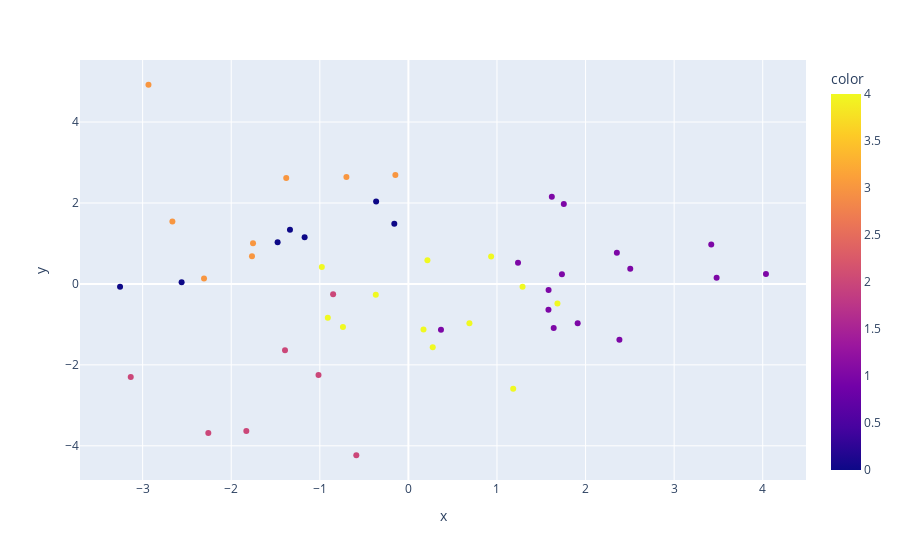

The notebook cell this image was saved under:
### Code cell
import plotly.express as px
intertia = []
for K in range(1,20):
    kmeans = KMeans(n_clusters=K)
    intertia.append(kmeans.fit(X= X_pca).inertia_)

kmeans = KMeans(n_clusters=5)
groups = kmeans.fit_predict(X=X_pca)
    
plt.plot(range(1,20), intertia)
plt.show()
fig = px.scatter(x=X_pca[:, 0], y=X_pca[:,1], color=groups, hover_name=qb_names)
fig.show()

### Figure 1 — Plotly figure (JSON) as saved in the notebook; plotly's stock layout.template omitted (floating-point values rounded to 4 significant figures)
{"data": [{"hovertemplate": "<b>%{hovertext}</b><br><br>x=%{x}<br>y=%{y}<br>color=%{marker.color}<extra></extra>", "hovertext": ["Joe Flacco", "Matthew Stafford", "Tyrod Taylor", "Russell Wilson", "Kirk Cousins", "Ryan Tannehill", "Geno Smith", "Derek Carr", "Jimmy Garoppolo", "Taylor Heinicke", "Trevor Siemian", "Dak Prescott", "Jared Goff", "P.J. Walker", "Nick Mullens", "Deshaun Watson", "Mitchell Trubisky", "Patrick Mahomes", "Joshua Dobbs", "Mason Rudolph", "Lamar Jackson", "Baker Mayfield", "Josh Allen", "Jake Browning", "Kyler Murray", "Easton Stick", "Gardner Minshew", "Daniel Jones", "Tua Tagovailoa", "Jordan Love", "Justin Herbert", "Jalen Hurts", "Joe Burrow", "Justin Fields", "Trevor Lawrence", "Mac Jones", "Zach Wilson", "Sam Howell", "Brock Purdy", "Kenny Pickett", "Bailey Zappe", "Desmond Ridder", "Tyson Bagent", "Tommy DeVito", "Aidan O'Connell", "Dorian Thompson-Robinson", "Bryce Young", "Will Levis", "C.J. Stroud"], "legendgroup": "", "marker": {"color": [1, 1, 3, 1, 1, 0, 4, 1, 3, 3, 0, 1, 1, 3, 1, 3, 3, 4, 2, 1, 2, 1, 2, 4, 2, 4, 4, 0, 1, 1, 4, 2, 4, 2, 4, 4, 0, 4, 1, 0, 3, 2, 4, 0, 1, 0, 4, 3, 1], "coloraxis": "coloraxis", "symbol": "circle"}, "mode": "markers", "name": "", "orientation": "v", "showlegend": false, "type": "scatter", "x": [3.419, 2.353, -2.664, 0.3677, 4.036, -1.337, 1.289, 2.505, -0.1471, -2.307, -0.3642, 2.382, 3.479, -2.934, 1.619, -1.754, -1.766, 1.183, -1.393, 1.238, -2.259, 1.583, -0.5881, -0.3682, -1.015, -0.9098, 0.2146, -3.255, 1.911, 1.64, 0.689, -1.83, 1.683, -3.134, 0.2745, 0.9336, -1.171, 0.1705, 1.581, -0.1592, -1.379, -0.8498, -0.739, -2.56, 1.754, -1.476, -0.9772, -0.6998, 1.733], "xaxis": "x", "y": [0.9739, 0.7689, 1.54, -1.133, 0.2446, 1.34, -0.06754, 0.3742, 2.692, 0.1331, 2.035, -1.381, 0.1512, 4.921, 2.155, 1.007, 0.6863, -2.594, -1.642, 0.524, -3.682, -0.1495, -4.234, -0.2659, -2.248, -0.8367, 0.5828, -0.07232, -0.9711, -1.09, -0.9747, -3.636, -0.4858, -2.299, -1.566, 0.6795, 1.155, -1.125, -0.6394, 1.486, 2.615, -0.2578, -1.068, 0.04284, 1.978, 1.031, 0.4176, 2.643, 0.2405], "yaxis": "y"}], "layout": {"coloraxis": {"colorbar": {"title": {"text": "color"}}, "colorscale": [[0, "#0d0887"], [0.1111, "#46039f"], [0.2222, "#7201a8"], [0.3333, "#9c179e"], [0.4444, "#bd3786"], [0.5556, "#d8576b"], [0.6667, "#ed7953"], [0.7778, "#fb9f3a"], [0.8889, "#fdca26"], [1, "#f0f921"]]}, "legend": {"tracegroupgap": 0}, "margin": {"t": 60}, "xaxis": {"anchor": "y", "domain": [0, 1], "title": {"text": "x"}}, "yaxis": {"anchor": "x", "domain": [0, 1], "title": {"text": "y"}}}}
